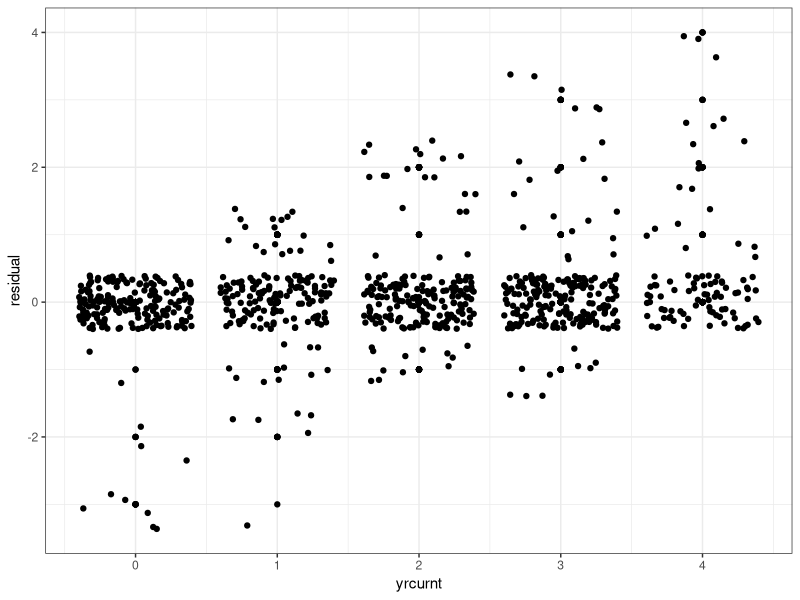

This chart was generated by the following R code:
## ---- chunk 1
library(ggplot2)

main <- read.csv('data/yrcurnt_original_corrected.csv', stringsAsFactors = F)

main$residual <- main$yrcurnt - main$yrcurnt_corrected

ggplot(main, aes(yrcurnt, residual)) + geom_point() + geom_jitter() + theme_bw()
